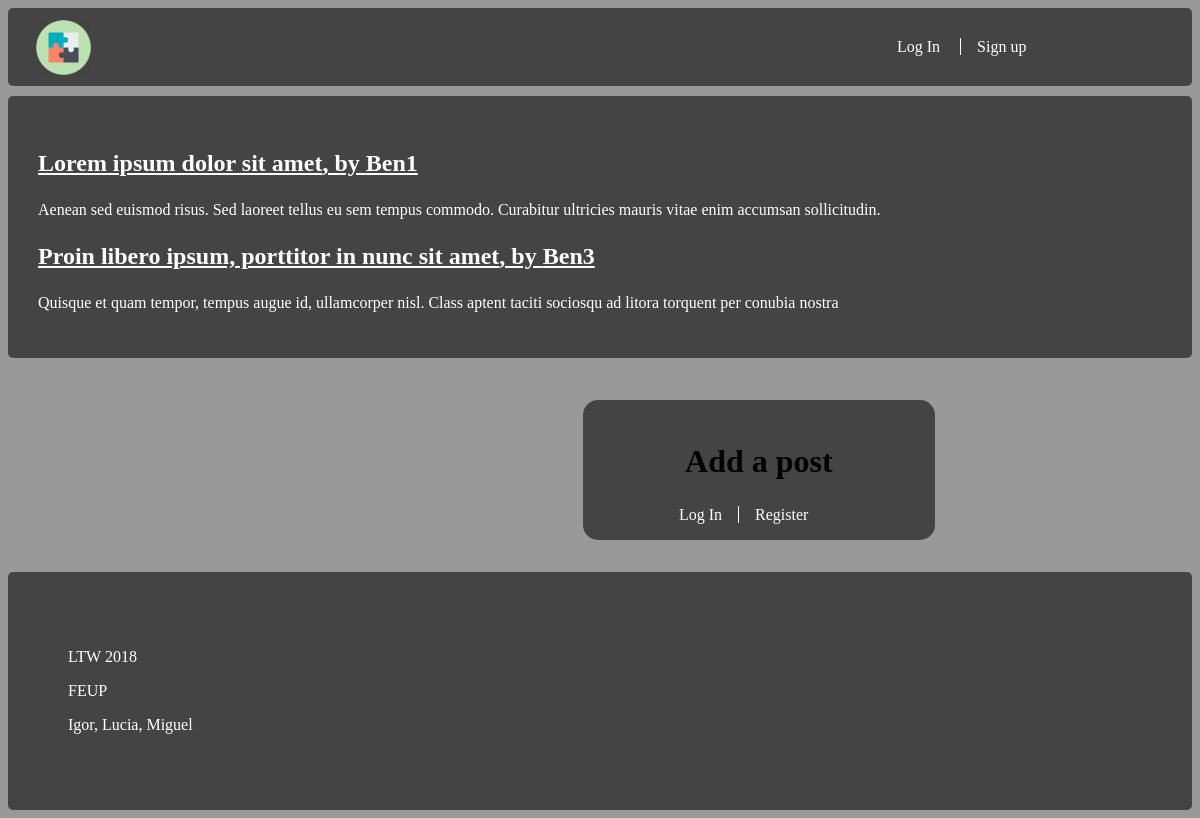
The page / on the database its author committed.
### tables this page shows
CREATE TABLE stories (
    id_story INTEGER PRIMARY KEY,
    id_user VARCHAR REFERENCES users NOT NULL,
    published DATE NOT NULL,
    title VARCHAR NOT NULL,
    brief_intro VARCHAR NOT NULL,
    storie_text VARCHAR NOT NULL,
    plus INTEGER NOT NULL
);

CREATE TABLE users (
    id_user INTEGER PRIMARY KEY AUTOINCREMENT,
    username VARCHAR NOT NULL,
    password VARCHAR NOT NULL
);

### database/story.php (called while the page is built, shortened)
<?php
    function getAllStories() {
        global $dbh;
        $stmt = $dbh->prepare("SELECT * FROM stories ORDER BY published");
        $stmt->execute();
        return $stmt->fetchAll();
    }
?>

### database/user.php (called while the page is built, shortened)
<?php
    function getUsername($id) {
        global $dbh;
        $stmt = $dbh->prepare("SELECT * FROM users WHERE id_user = ?");
        $stmt->execute(array($id));
        return $stmt->fetch()["username"];
    }
?>

### index.php (the view, shortened to what this page needs)
<?php
    include_once('includes/init.php');
    include_once('database/story.php');
    $stories = getAllStories();
?>
<!DOCTYPE html>
<html lang="en">
<head>
    <link rel="stylesheet" type="text/css" media="screen" href="style/layout.css" />
    <link rel="stylesheet" type="text/css" media="screen" href="style/main.css" />
</head>
<body>
<div class="wrapper">
<div class="box header">
<?php include_once('includes/header.php');?>
</div>
<div class="box content">
<section id="list">
    <?php
        foreach( $stories as $story) {
            $id =  $story['id_story'];
            echo '<h3>' . "<a href=\"story_item.php?id_story=".$id."\">" .  $story['title'] . ', by ' . getUsername($story["id_user"]) . '</a>' . '</h1>';
            echo '<p>' .  $story['brief_intro'] . '</p>';
        }
        ?>
</div>
<form action="add_story.php" method="post">
            <h2>Add a post</h2>
            <?php
                if ($_SESSION["logged_in"]) {?>
            <label>Username:
                <?php echo $_SESSION["username"]; ?>
            </label>
            <input type="hidden" name="username" value="<?=$_SESSION["username"]?>">
            <label>Title
                <textarea name="title"></textarea>
            </label>
            <label>Intro
                <textarea name="intro"></textarea>
            </label>
            <label>Content
                <textarea name="text"></textarea>
            </label>
            <input type="submit" value="Submit">
            <?php } else {
                ?>
                <div id = "links">
                <?php
                echo '<a href="login.php">Log In</a>';
                echo '<a href="register.php">Register</a>';
                ?>
                </div>
                <?php
            }?>
        </form>
    </div>
  <div class="box footer">
<?php include_once('includes/footer.php'); ?>
        </div>
</body>
</html>

### style/layout.css (style rules this page uses)
.wrapper { display: grid; grid-gap: 10px; grid-template-areas: " header header header" "content content content" "footer footer footer"; }
.content { grid-area: content; position: relative; }
.header { grid-area: header; }
.footer { grid-area: footer; }
.box { background-color: #444; color: #fff; border-radius: 5px; padding: 30px; font-size: 100%; }
.header, .footer { background-color:#444; }

### style/main.css (style rules this page uses)
html { background-color: #999; font-family: Verdana; }
form { background-color: #444; color: white; margin:2em auto; margin-top: 2em; margin-bottom: 2em; width: 20em; padding: 1em; border-radius: 15px; }
.wrapper form { background-color: #444; color: white; position: relative; left:33em; margin-top: 2em; margin-bottom: 2em; width: 20em; padding: 1em; border-radius: 15px; }
h2 { font-family: Verdana; font-size: 2em; text-align: center; color: black; }
h3 { font-family: Verdana; font-size: 1.5em; text-decoration: underline; }
a { font-family: Verdana; color: white; text-decoration: none; font-size: 1em; }
p { font-family: Verdana; }
#links a:first-of-type { border-right: 1px solid white; margin-left: 4em; }
#links a { padding: 0em 1em; }

### rows shown on the page
stories: title "Lorem ipsum dolor sit amet", id_user.username "Ben1", brief_intro "Aenean sed euismod risus. Sed laoreet tellus eu sem tempus commodo. Curabitur ultricies mauris vitae enim accumsan sollicitudin."
stories: title "Proin libero ipsum, porttitor in nunc sit amet", id_user.username "Ben3", brief_intro "Quisque et quam tempor, tempus augue id, ullamcorper nisl. Class aptent taciti sociosqu ad litora torquent per conubia nostra"
